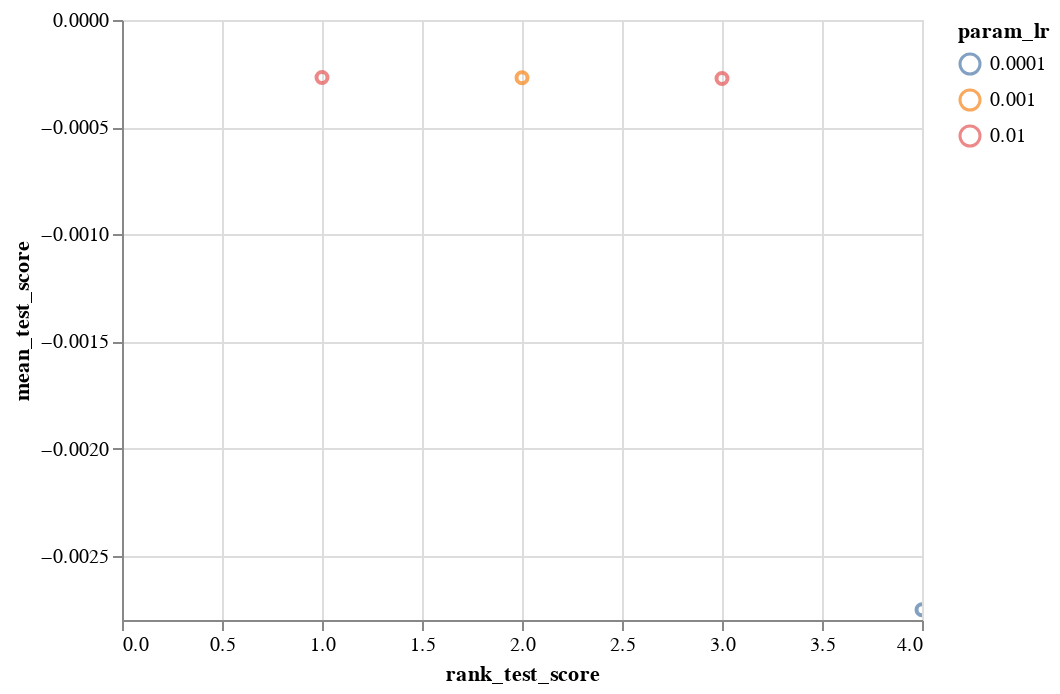

The notebook cell this image was saved under:
### Code cell
alt.Chart(sm_res_df).mark_point().encode(
    x='rank_test_score:Q',
    y='mean_test_score:Q',
    color=alt.Color('param_lr:N',scale=alt.Scale(scheme='tableau10')),
#     column='param_module__num_filters:N',
#     detail='model_desc:N',
    #shape="param_module__kernel_size1:N"
    
).interactive()

### Figure 1 — Vega-Lite specification as saved in the notebook (floating-point values rounded to 4 significant figures)
{"config": {"view": {"continuousWidth": 400, "continuousHeight": 300}}, "data": {"name": "data-077db0ce9197d37fa23aa2970eb37b8f"}, "mark": "point", "encoding": {"color": {"type": "nominal", "field": "param_lr", "scale": {"scheme": "tableau10"}}, "x": {"type": "quantitative", "field": "rank_test_score"}, "y": {"type": "quantitative", "field": "mean_test_score"}}, "selection": {"selector001": {"type": "interval", "bind": "scales", "encodings": ["x", "y"]}}, "$schema": "https://vega.github.io/schema/vega-lite/v4.8.1.json", "datasets": {"data-077db0ce9197d37fa23aa2970eb37b8f": [{"rank_test_score": 3, "mean_test_score": -0.0002733, "param_module__num_filters1": 64, "param_module__num_filters2": 128, "param_module__kernel_size1": 4, "param_module__kernel_size2": 16, "param_lr": 0.01, "param_module__fc_node_num1": 500, "param_module__fc_node_num2": 10, "opt_name": "RMSprop"}, {"rank_test_score": 4, "mean_test_score": -0.002752, "param_module__num_filters1": 16, "param_module__num_filters2": 32, "param_module__kernel_size1": 4, "param_module__kernel_size2": 32, "param_lr": 0.0001, "param_module__fc_node_num1": 100, "param_module__fc_node_num2": 50, "opt_name": "SGD"}, {"rank_test_score": 1, "mean_test_score": -0.0002682, "param_module__num_filters1": 32, "param_module__num_filters2": 64, "param_module__kernel_size1": 16, "param_module__kernel_size2": 4, "param_lr": 0.01, "param_module__fc_node_num1": 10, "param_module__fc_node_num2": 10, "opt_name": "Adam"}, {"rank_test_score": 5, "mean_test_score": null, "param_module__num_filters1": 128, "param_module__num_filters2": 32, "param_module__kernel_size1": 8, "param_module__kernel_size2": 32, "param_lr": 0.01, "param_module__fc_node_num1": 100, "param_module__fc_node_num2": 100, "opt_name": "AdamW"}, {"rank_test_score": 2, "mean_test_score": -0.0002698, "param_module__num_filters1": 32, "param_module__num_filters2": 16, "param_module__kernel_size1": 4, "param_module__kernel_size2": 32, "param_lr": 0.001, "param_module__fc_node_num1": 50, "param_module__fc_node_num2": 10, "opt_name": "RMSprop"}]}}
